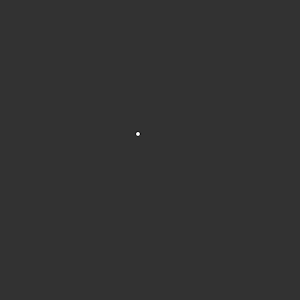
Frame 1 (no input)
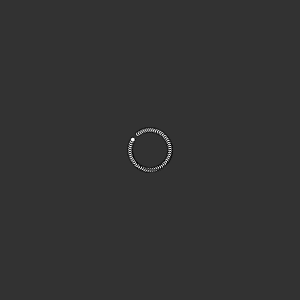
Frame 60 (no input)
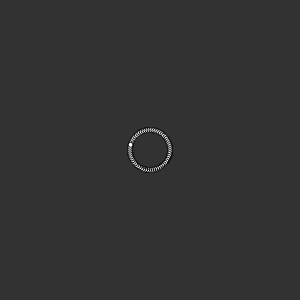
Frame 120 (the mouse pressed at the canvas centre since frame 60)

The p5.js sketch that drew these frames (run headless with seeded random() and noise() and a simulated clock; from frame 60 on, the mouse is pressed at the canvas centre):

// p5.js sketch
// ── sketch.js
var m=180, n=0,r=20, x,y;

function setup(){
	createCanvas(300, 300);
	background(50,50,50);
	strokeWeight(1);
}

function draw(){

x= 150+r*cos(m);
y= 150+r*sin(m);
m=m+0.1;
ellipse(x, y, 5, 5);

}

// ── index2.html
<html>
  <head>
  <title> My Circular P5JS Program </title>
  <script src="p5.js"></script>
  <script src="sketch2.js"></script>
  <style>
  body{
    margin:0;
    padding:0;
  }
 </head>
 <body>
 </body>
 </html>
